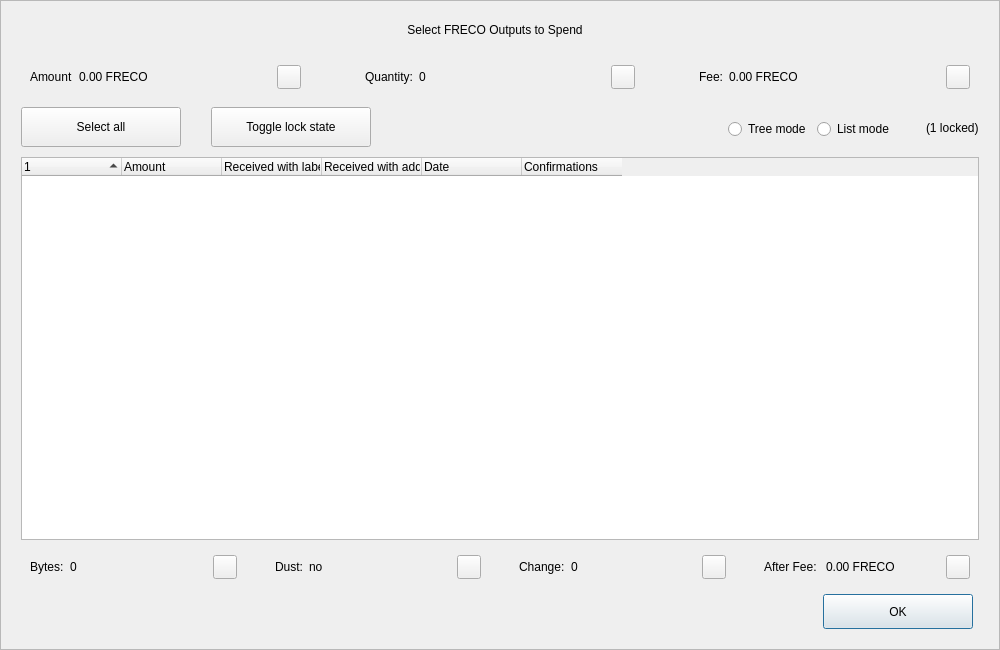
<?xml version="1.0" encoding="UTF-8"?>
<ui version="4.0">
 <class>CoinControlDialog</class>
 <widget class="QDialog" name="CoinControlDialog">
  <property name="geometry">
   <rect>
    <x>0</x>
    <y>0</y>
    <width>1000</width>
    <height>650</height>
   </rect>
  </property>
  <property name="minimumSize">
   <size>
    <width>950</width>
    <height>650</height>
   </size>
  </property>
  <property name="windowTitle">
   <string>Coin Selection</string>
  </property>
  <property name="styleSheet">
   <string notr="true"/>
  </property>
  <layout class="QVBoxLayout" name="verticalLayout">
   <property name="spacing">
    <number>0</number>
   </property>
   <property name="leftMargin">
    <number>0</number>
   </property>
   <property name="topMargin">
    <number>0</number>
   </property>
   <property name="rightMargin">
    <number>0</number>
   </property>
   <property name="bottomMargin">
    <number>0</number>
   </property>
   <item>
    <widget class="QFrame" name="frameContainer">
     <property name="toolTipDuration">
      <number>0</number>
     </property>
     <property name="frameShape">
      <enum>QFrame::StyledPanel</enum>
     </property>
     <property name="frameShadow">
      <enum>QFrame::Raised</enum>
     </property>
     <layout class="QVBoxLayout" name="verticalLayout_2">
      <property name="leftMargin">
       <number>0</number>
      </property>
      <property name="rightMargin">
       <number>0</number>
      </property>
      <property name="bottomMargin">
       <number>20</number>
      </property>
      <item>
       <layout class="QHBoxLayout" name="horizontalLayout_12">
        <property name="spacing">
         <number>0</number>
        </property>
        <property name="leftMargin">
         <number>20</number>
        </property>
        <property name="rightMargin">
         <number>30</number>
        </property>
        <item>
         <spacer name="horizontalSpacer_4">
          <property name="orientation">
           <enum>Qt::Horizontal</enum>
          </property>
          <property name="sizeHint" stdset="0">
           <size>
            <width>40</width>
            <height>20</height>
           </size>
          </property>
         </spacer>
        </item>
        <item>
         <widget class="QLabel" name="labelTitle">
          <property name="minimumSize">
           <size>
            <width>0</width>
            <height>40</height>
           </size>
          </property>
          <property name="maximumSize">
           <size>
            <width>16777215</width>
            <height>40</height>
           </size>
          </property>
          <property name="text">
           <string>Select FRECO Outputs to Spend</string>
          </property>
          <property name="alignment">
           <set>Qt::AlignCenter</set>
          </property>
          <property name="margin">
           <number>7</number>
          </property>
         </widget>
        </item>
        <item>
         <spacer name="horizontalSpacer_5">
          <property name="orientation">
           <enum>Qt::Horizontal</enum>
          </property>
          <property name="sizeHint" stdset="0">
           <size>
            <width>40</width>
            <height>20</height>
           </size>
          </property>
         </spacer>
        </item>
       </layout>
      </item>
      <item>
       <layout class="QHBoxLayout" name="horizontalLayout_8">
        <property name="leftMargin">
         <number>20</number>
        </property>
        <property name="rightMargin">
         <number>20</number>
        </property>
        <item>
         <widget class="QWidget" name="layoutAmount" native="true">
          <layout class="QHBoxLayout" name="horizontalLayout_9" stretch="0,1,0">
           <item>
            <widget class="QLabel" name="labelCoinControlAmountText">
             <property name="text">
              <string>Amount</string>
             </property>
            </widget>
           </item>
           <item>
            <widget class="QLabel" name="labelCoinControlAmount">
             <property name="text">
              <string>0.00 FRECO</string>
             </property>
            </widget>
           </item>
           <item alignment="Qt::AlignHCenter|Qt::AlignVCenter">
            <widget class="QPushButton" name="pushButtonAmount">
             <property name="minimumSize">
              <size>
               <width>0</width>
               <height>24</height>
              </size>
             </property>
             <property name="maximumSize">
              <size>
               <width>24</width>
               <height>26</height>
              </size>
             </property>
             <property name="focusPolicy">
              <enum>Qt::NoFocus</enum>
             </property>
             <property name="styleSheet">
              <string notr="true">padding-bottom:2px;
padding-right:4px;</string>
             </property>
             <property name="text">
              <string/>
             </property>
            </widget>
           </item>
          </layout>
         </widget>
        </item>
        <item>
         <spacer name="horizontalSpacer_2">
          <property name="orientation">
           <enum>Qt::Horizontal</enum>
          </property>
          <property name="sizeType">
           <enum>QSizePolicy::Fixed</enum>
          </property>
          <property name="sizeHint" stdset="0">
           <size>
            <width>40</width>
            <height>20</height>
           </size>
          </property>
         </spacer>
        </item>
        <item>
         <widget class="QWidget" name="layoutQuantity" native="true">
          <layout class="QHBoxLayout" name="horizontalLayout_10" stretch="0,1,0">
           <item>
            <widget class="QLabel" name="labelCoinControlQuantityText">
             <property name="text">
              <string>Quantity:</string>
             </property>
            </widget>
           </item>
           <item>
            <widget class="QLabel" name="labelCoinControlQuantity">
             <property name="text">
              <string>0</string>
             </property>
            </widget>
           </item>
           <item alignment="Qt::AlignHCenter|Qt::AlignVCenter">
            <widget class="QPushButton" name="pushButtonQuantity">
             <property name="minimumSize">
              <size>
               <width>0</width>
               <height>24</height>
              </size>
             </property>
             <property name="maximumSize">
              <size>
               <width>24</width>
               <height>26</height>
              </size>
             </property>
             <property name="focusPolicy">
              <enum>Qt::NoFocus</enum>
             </property>
             <property name="styleSheet">
              <string notr="true">padding-bottom:2px;
               padding-right:4px;</string>
             </property>
             <property name="text">
              <string/>
             </property>
            </widget>
           </item>
          </layout>
         </widget>
        </item>
        <item>
         <spacer name="horizontalSpacer_22">
          <property name="orientation">
           <enum>Qt::Horizontal</enum>
          </property>
          <property name="sizeType">
           <enum>QSizePolicy::Fixed</enum>
          </property>
          <property name="sizeHint" stdset="0">
           <size>
            <width>40</width>
            <height>20</height>
           </size>
          </property>
         </spacer>
        </item>
        <item>
         <widget class="QWidget" name="layoutFee" native="true">
          <layout class="QHBoxLayout" name="horizontalLayout_11" stretch="0,1,0">
           <item>
            <widget class="QLabel" name="labelCoinControlFeeText">
             <property name="text">
              <string>Fee:</string>
             </property>
            </widget>
           </item>
           <item>
            <widget class="QLabel" name="labelCoinControlFee">
             <property name="text">
              <string>0.00 FRECO</string>
             </property>
            </widget>
           </item>
           <item alignment="Qt::AlignHCenter|Qt::AlignVCenter">
            <widget class="QPushButton" name="pushButtonFee">
             <property name="minimumSize">
              <size>
               <width>0</width>
               <height>24</height>
              </size>
             </property>
             <property name="maximumSize">
              <size>
               <width>24</width>
               <height>26</height>
              </size>
             </property>
             <property name="focusPolicy">
              <enum>Qt::NoFocus</enum>
             </property>
             <property name="styleSheet">
              <string notr="true">padding-bottom:2px;
               padding-right:4px;</string>
             </property>
             <property name="text">
              <string/>
             </property>
            </widget>
           </item>
          </layout>
         </widget>
        </item>
       </layout>
      </item>
      <item>
       <widget class="QFrame" name="frame">
        <property name="minimumSize">
         <size>
          <width>0</width>
          <height>40</height>
         </size>
        </property>
        <property name="styleSheet">
         <string notr="true">#frame {
	border:0;
}</string>
        </property>
        <property name="frameShape">
         <enum>QFrame::StyledPanel</enum>
        </property>
        <property name="frameShadow">
         <enum>QFrame::Sunken</enum>
        </property>
        <layout class="QHBoxLayout" name="horizontalLayout">
         <property name="spacing">
          <number>0</number>
         </property>
         <property name="leftMargin">
          <number>20</number>
         </property>
         <property name="topMargin">
          <number>0</number>
         </property>
         <property name="rightMargin">
          <number>20</number>
         </property>
         <property name="bottomMargin">
          <number>0</number>
         </property>
         <item>
          <layout class="QHBoxLayout" name="horizontalLayoutPanel" stretch="0,0,0,0,0,0">
           <property name="spacing">
            <number>20</number>
           </property>
           <item>
            <widget class="QPushButton" name="pushButtonSelectAll">
             <property name="sizePolicy">
              <sizepolicy hsizetype="Maximum" vsizetype="Fixed">
               <horstretch>0</horstretch>
               <verstretch>0</verstretch>
              </sizepolicy>
             </property>
             <property name="minimumSize">
              <size>
               <width>160</width>
               <height>40</height>
              </size>
             </property>
             <property name="maximumSize">
              <size>
               <width>16777215</width>
               <height>40</height>
              </size>
             </property>
             <property name="text">
              <string>Select all</string>
             </property>
             <property name="checkable">
              <bool>true</bool>
             </property>
             <property name="checked">
              <bool>false</bool>
             </property>
             <property name="autoExclusive">
              <bool>false</bool>
             </property>
             <property name="autoDefault">
              <bool>false</bool>
             </property>
            </widget>
           </item>
           <item>
            <spacer name="horizontalSpacer_6">
             <property name="orientation">
              <enum>Qt::Horizontal</enum>
             </property>
             <property name="sizeType">
              <enum>QSizePolicy::Fixed</enum>
             </property>
             <property name="sizeHint" stdset="0">
              <size>
               <width>10</width>
               <height>20</height>
              </size>
             </property>
            </spacer>
           </item>
           <item>
            <widget class="QPushButton" name="pushButtonToggleLock">
             <property name="sizePolicy">
              <sizepolicy hsizetype="Maximum" vsizetype="Fixed">
               <horstretch>0</horstretch>
               <verstretch>0</verstretch>
              </sizepolicy>
             </property>
             <property name="minimumSize">
              <size>
               <width>160</width>
               <height>40</height>
              </size>
             </property>
             <property name="maximumSize">
              <size>
               <width>16777215</width>
               <height>40</height>
              </size>
             </property>
             <property name="text">
              <string>Toggle lock state</string>
             </property>
             <property name="checkable">
              <bool>true</bool>
             </property>
             <property name="autoExclusive">
              <bool>false</bool>
             </property>
             <property name="autoDefault">
              <bool>false</bool>
             </property>
            </widget>
           </item>
           <item>
            <spacer name="horizontalSpacer_7">
             <property name="orientation">
              <enum>Qt::Horizontal</enum>
             </property>
             <property name="sizeType">
              <enum>QSizePolicy::Expanding</enum>
             </property>
             <property name="sizeHint" stdset="0">
              <size>
               <width>30</width>
               <height>20</height>
              </size>
             </property>
            </spacer>
           </item>
           <item alignment="Qt::AlignRight">
            <widget class="QGroupBox" name="groupBox_2">
             <property name="styleSheet">
              <string notr="true">#groupBox_2 {
    background-color:transparent;
    border-radius:0;
}</string>
             </property>
             <property name="title">
              <string/>
             </property>
             <layout class="QHBoxLayout" name="horizontalLayout_14">
              <item>
               <widget class="QRadioButton" name="radioTreeMode">
                <property name="sizePolicy">
                 <sizepolicy hsizetype="Maximum" vsizetype="Fixed">
                  <horstretch>0</horstretch>
                  <verstretch>0</verstretch>
                 </sizepolicy>
                </property>
                <property name="text">
                 <string>Tree mode</string>
                </property>
               </widget>
              </item>
              <item>
               <widget class="QRadioButton" name="radioListMode">
                <property name="sizePolicy">
                 <sizepolicy hsizetype="Maximum" vsizetype="Fixed">
                  <horstretch>0</horstretch>
                  <verstretch>0</verstretch>
                 </sizepolicy>
                </property>
                <property name="text">
                 <string>List mode</string>
                </property>
                <property name="checked">
                 <bool>false</bool>
                </property>
               </widget>
              </item>
             </layout>
            </widget>
           </item>
           <item>
            <widget class="QLabel" name="labelLocked">
             <property name="text">
              <string>(1 locked)</string>
             </property>
            </widget>
           </item>
          </layout>
         </item>
        </layout>
       </widget>
      </item>
      <item>
       <layout class="QHBoxLayout" name="horizontalLayout_13">
        <property name="leftMargin">
         <number>20</number>
        </property>
        <property name="rightMargin">
         <number>20</number>
        </property>
        <item>
         <widget class="CoinControlTreeWidget" name="treeWidget">
          <property name="contextMenuPolicy">
           <enum>Qt::CustomContextMenu</enum>
          </property>
          <property name="styleSheet">
           <string notr="true"/>
          </property>
          <property name="sortingEnabled">
           <bool>false</bool>
          </property>
          <property name="columnCount">
           <number>6</number>
          </property>
          <attribute name="headerShowSortIndicator" stdset="0">
           <bool>true</bool>
          </attribute>
          <attribute name="headerStretchLastSection">
           <bool>false</bool>
          </attribute>
          <column>
           <property name="text">
            <string/>
           </property>
          </column>
          <column>
           <property name="text">
            <string>Amount</string>
           </property>
          </column>
          <column>
           <property name="text">
            <string>Received with label</string>
           </property>
          </column>
          <column>
           <property name="text">
            <string>Received with address</string>
           </property>
          </column>
          <column>
           <property name="text">
            <string>Date</string>
           </property>
          </column>
          <column>
           <property name="text">
            <string>Confirmations</string>
           </property>
           <property name="toolTip">
            <string>Confirmed</string>
           </property>
          </column>
         </widget>
        </item>
       </layout>
      </item>
      <item>
       <layout class="QHBoxLayout" name="horizontalLayout_3">
        <property name="spacing">
         <number>20</number>
        </property>
        <property name="leftMargin">
         <number>20</number>
        </property>
        <property name="rightMargin">
         <number>20</number>
        </property>
        <item>
         <widget class="QWidget" name="layoutBytes" native="true">
          <layout class="QHBoxLayout" name="horizontalLayout_4" stretch="0,1,0">
           <item>
            <widget class="QLabel" name="labelCoinControlBytesText">
             <property name="text">
              <string>Bytes:</string>
             </property>
            </widget>
           </item>
           <item>
            <widget class="QLabel" name="labelCoinControlBytes">
             <property name="text">
              <string>0</string>
             </property>
            </widget>
           </item>
           <item alignment="Qt::AlignHCenter|Qt::AlignVCenter">
            <widget class="QPushButton" name="pushButtonBytes">
             <property name="minimumSize">
              <size>
               <width>0</width>
               <height>24</height>
              </size>
             </property>
             <property name="maximumSize">
              <size>
               <width>24</width>
               <height>26</height>
              </size>
             </property>
             <property name="focusPolicy">
              <enum>Qt::NoFocus</enum>
             </property>
             <property name="styleSheet">
              <string notr="true">padding-bottom:2px;
               padding-right:4px;</string>
             </property>
             <property name="text">
              <string/>
             </property>
            </widget>
           </item>
          </layout>
         </widget>
        </item>
        <item>
         <widget class="QWidget" name="layoutDust" native="true">
          <layout class="QHBoxLayout" name="horizontalLayout_5" stretch="0,1,0">
           <item>
            <widget class="QLabel" name="labelCoinControlLowOutputText">
             <property name="text">
              <string>Dust:</string>
             </property>
            </widget>
           </item>
           <item>
            <widget class="QLabel" name="labelCoinControlLowOutput">
             <property name="text">
              <string>no</string>
             </property>
            </widget>
           </item>
           <item alignment="Qt::AlignHCenter|Qt::AlignVCenter">
            <widget class="QPushButton" name="pushButtonDust">
             <property name="minimumSize">
              <size>
               <width>0</width>
               <height>24</height>
              </size>
             </property>
             <property name="maximumSize">
              <size>
               <width>24</width>
               <height>26</height>
              </size>
             </property>
             <property name="focusPolicy">
              <enum>Qt::NoFocus</enum>
             </property>
             <property name="styleSheet">
              <string notr="true">padding-bottom:2px;
               padding-right:4px;</string>
             </property>
             <property name="text">
              <string/>
             </property>
            </widget>
           </item>
          </layout>
         </widget>
        </item>
        <item>
         <widget class="QWidget" name="layoutChange" native="true">
          <layout class="QHBoxLayout" name="horizontalLayout_6" stretch="0,1,0">
           <item>
            <widget class="QLabel" name="labelCoinControlChangeText">
             <property name="text">
              <string>Change:</string>
             </property>
            </widget>
           </item>
           <item>
            <widget class="QLabel" name="labelCoinControlChange">
             <property name="text">
              <string>0</string>
             </property>
            </widget>
           </item>
           <item alignment="Qt::AlignHCenter|Qt::AlignVCenter">
            <widget class="QPushButton" name="pushButtonChange">
             <property name="minimumSize">
              <size>
               <width>0</width>
               <height>24</height>
              </size>
             </property>
             <property name="maximumSize">
              <size>
               <width>24</width>
               <height>26</height>
              </size>
             </property>
             <property name="focusPolicy">
              <enum>Qt::NoFocus</enum>
             </property>
             <property name="styleSheet">
              <string notr="true">padding-bottom:2px;
               padding-right:4px;</string>
             </property>
             <property name="text">
              <string/>
             </property>
            </widget>
           </item>
          </layout>
         </widget>
        </item>
        <item>
         <widget class="QWidget" name="layoutAfter" native="true">
          <layout class="QHBoxLayout" name="horizontalLayout_7" stretch="0,1,0">
           <item>
            <widget class="QLabel" name="labelCoinControlAfterFeeText">
             <property name="text">
              <string>After Fee: </string>
             </property>
            </widget>
           </item>
           <item>
            <widget class="QLabel" name="labelCoinControlAfterFee">
             <property name="text">
              <string>0.00 FRECO</string>
             </property>
            </widget>
           </item>
           <item alignment="Qt::AlignHCenter|Qt::AlignVCenter">
            <widget class="QPushButton" name="pushButtonAlterFee">
             <property name="minimumSize">
              <size>
               <width>0</width>
               <height>24</height>
              </size>
             </property>
             <property name="maximumSize">
              <size>
               <width>24</width>
               <height>26</height>
              </size>
             </property>
             <property name="focusPolicy">
              <enum>Qt::NoFocus</enum>
             </property>
             <property name="styleSheet">
              <string notr="true">padding-bottom:2px;
               padding-right:4px;</string>
             </property>
             <property name="text">
              <string/>
             </property>
            </widget>
           </item>
          </layout>
         </widget>
        </item>
       </layout>
      </item>
      <item>
       <layout class="QHBoxLayout" name="horizontalLayout_2">
        <property name="spacing">
         <number>0</number>
        </property>
        <property name="leftMargin">
         <number>20</number>
        </property>
        <property name="rightMargin">
         <number>26</number>
        </property>
        <item>
         <spacer name="horizontalSpacer_3">
          <property name="orientation">
           <enum>Qt::Horizontal</enum>
          </property>
          <property name="sizeHint" stdset="0">
           <size>
            <width>558</width>
            <height>20</height>
           </size>
          </property>
         </spacer>
        </item>
        <item>
         <widget class="QPushButton" name="pushButtonOk">
          <property name="minimumSize">
           <size>
            <width>150</width>
            <height>35</height>
           </size>
          </property>
          <property name="text">
           <string>OK</string>
          </property>
         </widget>
        </item>
       </layout>
      </item>
     </layout>
    </widget>
   </item>
  </layout>
 </widget>
 <customwidgets>
  <customwidget>
   <class>CoinControlTreeWidget</class>
   <extends>QTreeWidget</extends>
   <header>coincontroltreewidget.h</header>
  </customwidget>
 </customwidgets>
 <resources/>
 <connections/>
</ui>
